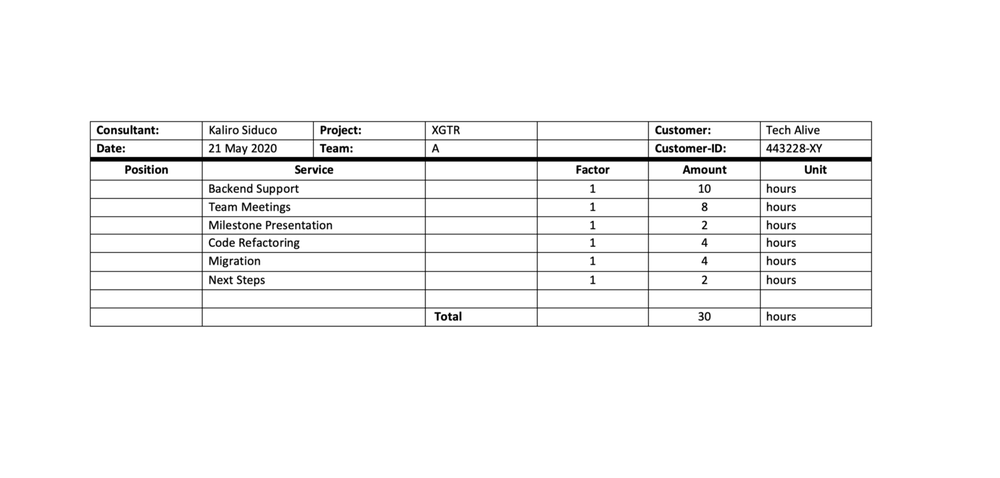
#> input picture py_maple/bordered_example.png, 1000 x 478 px, shrunk from 1502 x 718 before the run
$ python table_border.py
#> lines starting #> are read from the running program, lines starting #| are printed output that depends on the picture; after the words box and inside, x2 and y2 are one past the last pixel; in counts of white or black regions, pixels touching at a corner belong together
#> further down, img is the input picture: shape (478, 1000, 3); min 0, max 255, mean 245.9
import cv2
import numpy as np
import pandas as pd
import matplotlib.pyplot as plt
import csv

def recognize_structure(img):
    #tess.pytesseract.tesseract_cmd = 'C:/Program Files/Tesseract-OCR/tesseract.exe'

    #print(img.shape)
    img = cv2.cvtColor(img, cv2.COLOR_BGR2GRAY)
#> img: shape (478, 1000)
    img_height, img_width = img.shape
#> img_height = 478; img_width = 1000

    #print("img_height", img_height, "img_width", img_width)

    # thresholding the image to a binary image
    # thresh, img_bin = cv2.threshold(img, 127, 255, cv2.THRESH_BINARY | cv2.THRESH_OTSU)
    img_bin = cv2.adaptiveThreshold(img, 255, cv2.ADAPTIVE_THRESH_GAUSSIAN_C, cv2.THRESH_BINARY, 5, 5)
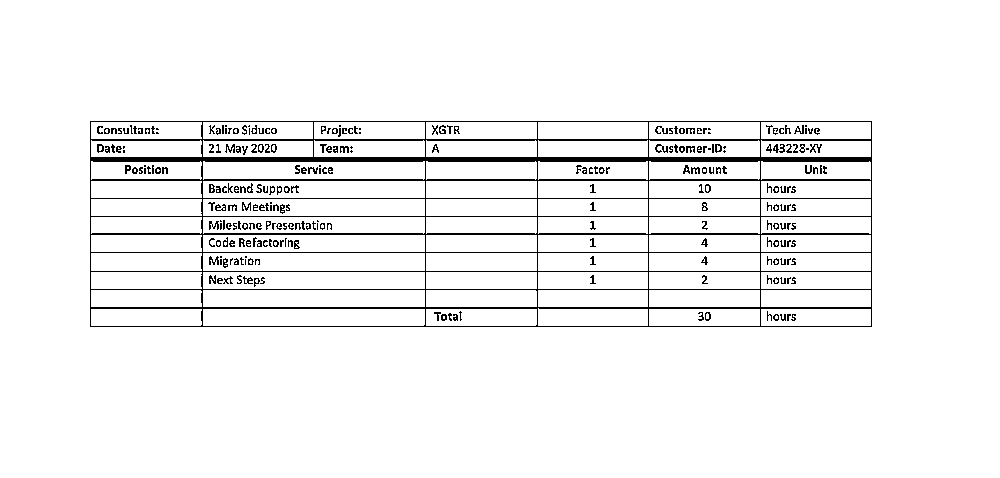
#> img_bin: shape (478, 1000); 95.2% white; black in thin lines or dots, all inside (x1, y1, x2, y2) = (90, 121, 872, 327)

    # inverting the image
    img_bin = 255 - img_bin
    # Plotting the image to see the output

    # countcol(width) of kernel as 100th of total width
    # kernel_len = np.array(img).shape[1] // 100
    kernel_len_ver = img_height // 50
#> kernel_len_ver = 9
    kernel_len_hor = img_width // 50
#> kernel_len_hor = 20
    # Defining a vertical kernel to detect all vertical lines of image
    ver_kernel = cv2.getStructuringElement(cv2.MORPH_RECT, (1, kernel_len_ver))  # shape (kernel_len, 1) inverted! xD
#> ver_kernel = [1, 1, 1, 1, 1, 1, 1, 1, 1]
    print("ver", ver_kernel)
#| ver [[1]
#|  [1]
#|  [1]
#|  [1]
#|  [1]
#|  [1]
#|  [1]
#|  [1]
#|  [1]]
    print(ver_kernel.shape)
#| (9, 1)

    # Defining a horizontal kernel to detect all horizontal lines of image
    hor_kernel = cv2.getStructuringElement(cv2.MORPH_RECT, (kernel_len_hor, 1))  # shape (1,kernel_ken) xD


    print("hor", hor_kernel)
#| hor [[1 1 1 1 1 1 1 1 1 1 1 1 1 1 1 1 1 1 1 1]]
    print(hor_kernel.shape)
#| (1, 20)

    # A kernel of 2x2
    kernel = cv2.getStructuringElement(cv2.MORPH_RECT, (2, 2))
    #print(kernel)
    #print(kernel.shape)

    # Use vertical kernel to detect and save the vertical lines in a jpg
    image_1 = cv2.erode(img_bin, ver_kernel, iterations=3)
#> image_1: shape (478, 1000); 0.27% white in thin lines or dots, all inside (x1, y1, x2, y2) = (90, 133, 872, 315)
    vertical_lines = cv2.dilate(image_1, ver_kernel, iterations=4)
#> vertical_lines: shape (478, 1000); 0.32% white in thin lines or dots, all inside (x1, y1, x2, y2) = (90, 117, 872, 331)
    # Plot the generated image
    cv2.imwrite("竖线.jpg", vertical_lines)
    # cv2.waitKey(0)


    # Use horizontal kernel to detect and save the horizontal lines in a jpg
    image_2 = cv2.erode(img_bin, hor_kernel, iterations=3)
#> image_2: shape (478, 1000); 2.7% white in thin lines or dots, all inside (x1, y1, x2, y2) = (120, 121, 845, 327)
    horizontal_lines = cv2.dilate(image_2, hor_kernel, iterations=4)
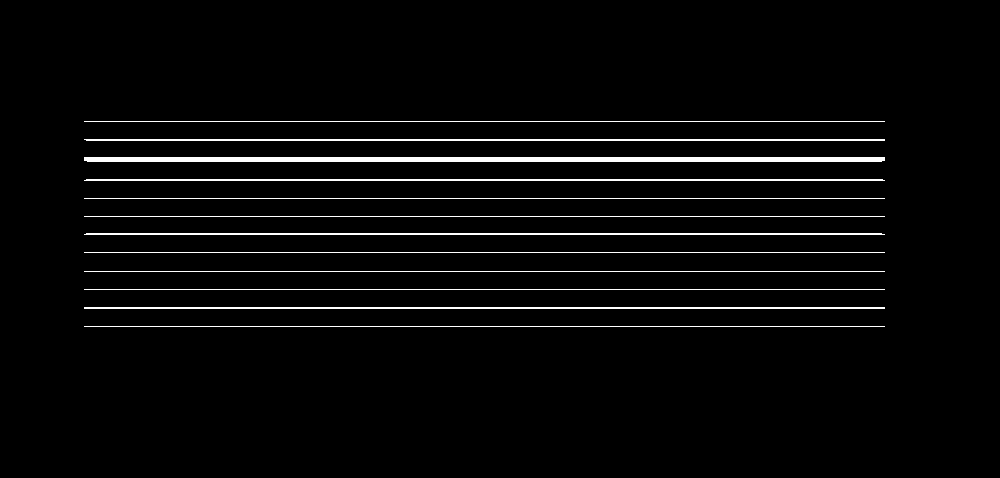
#> horizontal_lines: shape (478, 1000); 3.3% white in thin lines or dots, all inside (x1, y1, x2, y2) = (84, 121, 885, 327)
    cv2.imwrite("直线.jpg", horizontal_lines)
    # cv2.waitKey(0)


    # Combine horizontal and vertical lines in a new third image, with both having same weight.
    img_vh = cv2.addWeighted(vertical_lines, 0.5, horizontal_lines, 0.5, 0.0)

    # Eroding and thesholding the image
    img_vh = cv2.erode(~img_vh, kernel, iterations=2)
    cv2.imwrite("竖直线.jpg", img_vh)
    # cv2.waitKey(0)


    thresh, img_vh = cv2.threshold(img_vh, 128, 255, cv2.THRESH_BINARY )
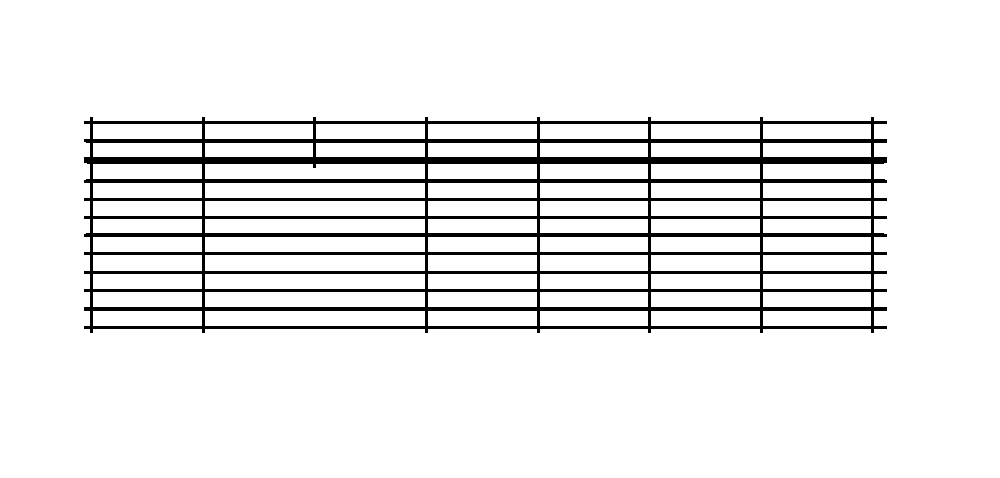
#> img_vh: shape (478, 1000); 91.8% white; 1 black region
    cv2.imwrite("二值化竖直线.jpg", img_vh)

    bitxor = cv2.bitwise_xor(img, img_vh)
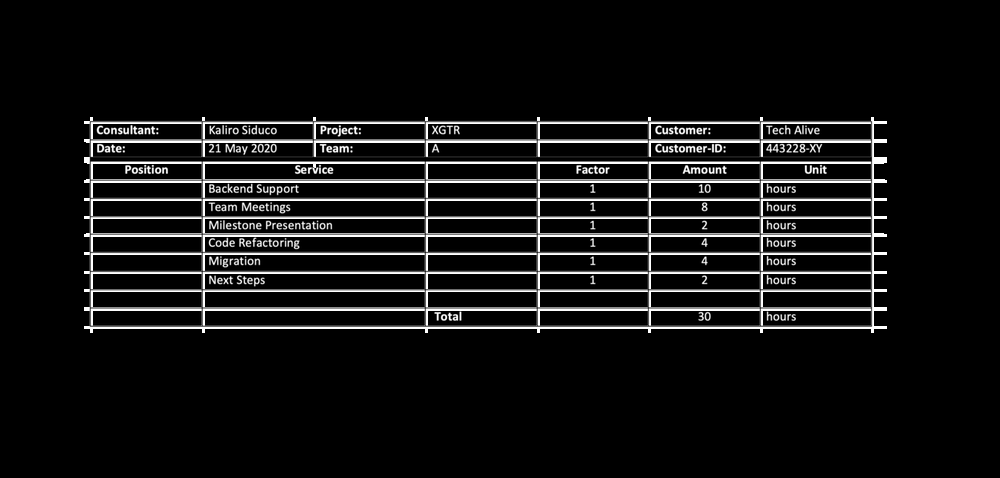
#> bitxor: shape (478, 1000); min 0, max 255, mean 18.2
    bitnot = cv2.bitwise_not(bitxor)
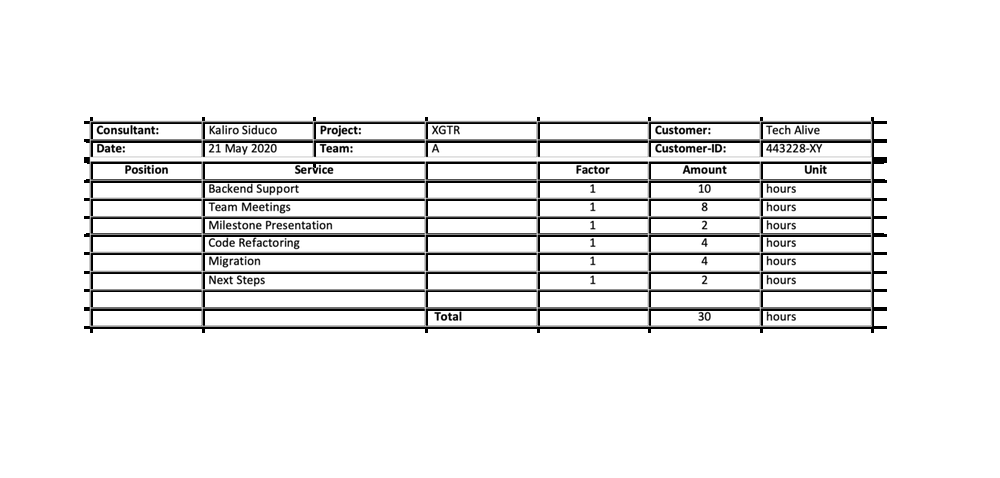
#> bitnot: shape (478, 1000); min 0, max 255, mean 236.8
    # Plotting the generated image
    cv2.imshow("bitnot",bitnot)
    cv2.waitKey(0)

    # Detect contours for following box detection
    contours, hierarchy = cv2.findContours(img_vh, cv2.RETR_TREE, cv2.CHAIN_APPROX_SIMPLE)
#> contours = 70 contours; largest, box (x1, y1, x2, y2) and area: (0, 0, 1000, 478) 476523, (83, 116, 888, 334) 165310, (205, 255, 425, 271) 3285, (205, 311, 425, 326) 3066, (205, 292, 425, 307) 3066
    # [4 lines of commented-out code are left out]

    def sort_contours(cnts, method="left-to-right"):
        # initialize the reverse flag and sort index
#> called with method = 'top-to-bottom'
        reverse = False
        i = 0
        # handle if we need to sort in reverse
        if method == "right-to-left" or method == "bottom-to-top":
            reverse = True
        # handle if we are sorting against the y-coordinate rather than
        # the x-coordinate of the bounding box
        if method == "top-to-bottom" or method == "bottom-to-top":
            i = 1
        # construct the list of bounding boxes and sort them from top to
        # bottom
        boundingBoxes = [cv2.boundingRect(c) for c in cnts]
#> boundingBoxes = 70 items, first 6: (0, 0, 1000, 478), (83, 116, 805, 218), (763, 311, 108, 15), (651, 311, 109, 15), (540, 311, 108, 15), (428, 311, 109, 15)
        (cnts, boundingBoxes) = zip(*sorted(zip(cnts, boundingBoxes),
                                            key=lambda b: b[1][i], reverse=reverse))
#> cnts = 70 contours; largest, box (x1, y1, x2, y2) and area: (0, 0, 1000, 478) 476523, (83, 116, 888, 334) 165310, (205, 255, 425, 271) 3285, (205, 183, 425, 198) 3066, (205, 201, 425, 216) 3066; boundingBoxes = 70 items, first 6: (0, 0, 1000, 478), (83, 116, 805, 218), (763, 124, 108, 15), (651, 124, 109, 15), (540, 124, 108, 15), (428, 124, 109, 15)
        # return the list of sorted contours and bounding boxes
        return (cnts, boundingBoxes)


    # Sort all the contours by top to bottom.
    contours, boundingBoxes = sort_contours(contours, method="top-to-bottom")
#> contours has the same summary as cnts in sort_contours

    # Creating a list of heights for all detected boxes
    heights = [boundingBoxes[i][3] for i in range(len(boundingBoxes))]
#> heights = 70 values, max 478 at index 0, min 14 at index 9, mean 24.41

    # Get mean of heights
    mean = np.mean(heights)
#> mean = 24.41

    # Create list box to store all boxes in
    box = []
    # Get position (x,y), width and height for every contour and show the contour on image
    #print("lencontours", len(contours))
    for c in contours:
        x, y, w, h = cv2.boundingRect(c)
        print("x", x, "y", y, "w", w, "h", h)
        if (w < 0.9*img_width and h < 0.9*img_height):
            image = cv2.rectangle(img, (x, y), (x + w, y + h), (0, 255, 0), 2)
            box.append([x, y, w, h])
#> this loop made 70 passes
#> (c, x, y, w, h) on passes 1, 3, 4, 5, 6, 7, 8, 9, 10, 11: ([[0, 0], [0, 477], [999, 477], [999, 0]], 0, 0, 1000, 478), ([[763, 124], [763, 138], [870, 138], [870, 124]], 763, 124, 108, 15), ([[651, 124], [651, 138], [759, 138], [759, 124]], 651, 124, 109, 15), ([[540, 124], [540, 138], [647, 138], [647, 124]], 540, 124, 108, 15), ([[428, 124], [428, 138], [536, 138], [536, 124]], 428, 124, 109, 15), ([[316, 124], [316, 138], [424, 138], [424, 124]], 316, 124, 109, 15), ([[205, 124], [205, 138], [312, 138], [312, 124]], 205, 124, 108, 15), ([[93, 124], [93, 138], [201, 138], [201, 124]], 93, 124, 109, 15), ([[763, 143], [763, 156], [870, 156], [870, 143]], 763, 143, 108, 14), ([[651, 143], [651, 156], [759, 156], [759, 143]], 651, 143, 109, 14)
#> (x, y, w, h) on passes 2, 21, 61, 62, 63, 64: (83, 116, 805, 218), (205, 164, 220, 15), (540, 292, 108, 15), (428, 292, 109, 15), (205, 292, 220, 15), (93, 292, 109, 15)
#| x 0 y 0 w 1000 h 478
#| x 83 y 116 w 805 h 218
#| x 763 y 124 w 108 h 15
#| x 651 y 124 w 109 h 15
#| x 540 y 124 w 108 h 15
#| x 428 y 124 w 109 h 15
#| x 316 y 124 w 109 h 15
#| x 205 y 124 w 108 h 15
#> (further printed lines are left out)
#> pass 3, in recognize_structure, `image = cv2.rectangle(img, (x, y), (x + w, y + h), (0, 255, 0), 2)`:
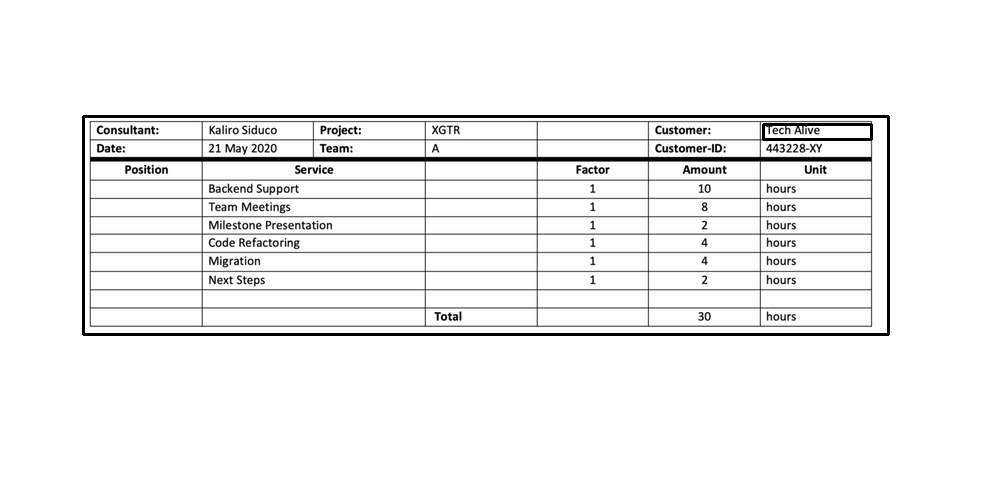
#> image: shape (478, 1000); min 0, max 255, mean 242.3
#> after the loop:
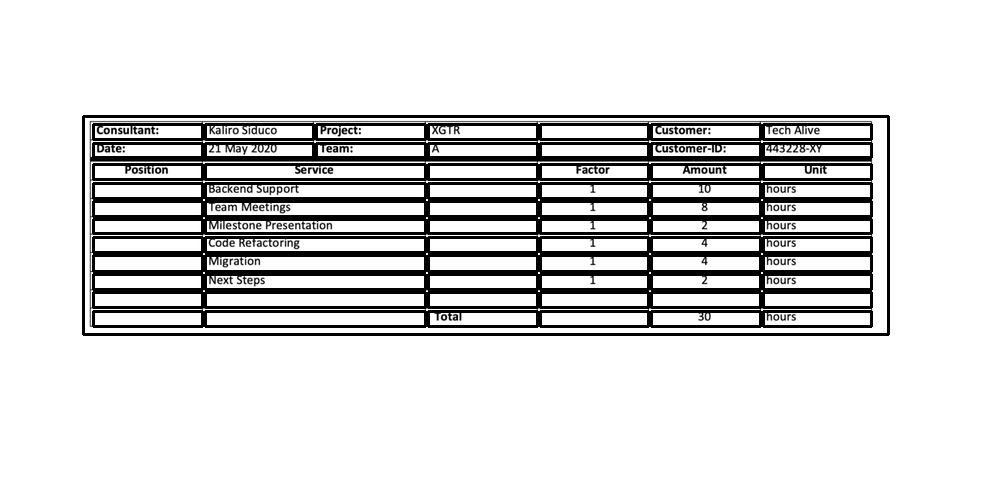
#> img: shape (478, 1000); min 0, max 255, mean 217.6
#> after the loop, box = 69 items, first 6: [83, 116, 805, 218], [763, 124, 108, 15], [651, 124, 109, 15], [540, 124, 108, 15], [428, 124, 109, 15], [316, 124, 109, 15]

    cv2.imshow("image", image)
    cv2.waitKey(0)

    # Creating two lists to define row and column in which cell is located
    row = []
    column = []
    j = 0

    #print("len box", len(box))
    # Sorting the boxes to their respective row and column
    for i in range(len(box)):
        if (i == 0):
            column.append(box[i])
            previous = box[i]

        else:
            if (box[i][1] <= previous[1] + mean / 2):
                column.append(box[i])
                previous = box[i]

                if (i == len(box) - 1):
                    row.append(column)

            else:
                row.append(column)
                column = []
                previous = box[i]
                column.append(box[i])
#> this loop made 69 passes
#> previous on passes 1 to 12: [83, 116, 805, 218], [763, 124, 108, 15], [651, 124, 109, 15], [540, 124, 108, 15], [428, 124, 109, 15], [316, 124, 109, 15], [205, 124, 108, 15], [93, 124, 109, 15], [763, 143, 108, 14], [651, 143, 109, 14], [540, 143, 108, 14], [428, 143, 109, 14]
#> after the loop, row = 11 items

    #print(column)
    #print(row)

    # calculating maximum number of cells
    countcol = 0
    index = 0
    for i in range(len(row)):
        current = len(row[i])
        print("len",len(row[i]))
        if current > countcol:
            countcol = current
            index = i
#> this loop made 11 passes
#> (current, countcol, index) on pass 1: (8, 8, 0)
#> current on passes 2 to 7: 7, 6, 6, 6, 6, 6
#| len 8
#| len 7
#| len 6
#| len 6
#| len 6
#| len 6
#| len 6
#| len 6
#> (further printed lines are left out)
#> after the loop, countcol = 8; index = 0

    #print("countcol", countcol)

    # Retrieving the center of each column
    #center = [int(row[i][j][0] + row[i][j][2] / 2) for j in range(len(row[i])) if row[0]]
    center = [int(row[index][j][0] + row[index][j][2] / 2) for j in range(len(row[index]))]
#> center = [485, 817, 705, 594, 482, 370, 259, 147]
    #print("center",center)

    center = np.array(center)
    center.sort()
    #print("center.sort()", center)
    # Regarding the distance to the columns center, the boxes are arranged in respective order

    finalboxes = []
    for i in range(len(row)):
        lis = []
        for k in range(countcol):
            lis.append([])
        for j in range(len(row[i])):
            diff = abs(center - (row[i][j][0] + row[i][j][2] / 4))
            minimum = min(diff)
            indexing = list(diff).index(minimum)
            lis[indexing].append(row[i][j])
        finalboxes.append(lis)
#> this loop made 11 passes
#> after the loop, finalboxes = 11 items

    return finalboxes, img_bin

img = cv2.imread("./bordered_example.png")
boxes, img_processed = recognize_structure(img)
#> boxes = 11 items
